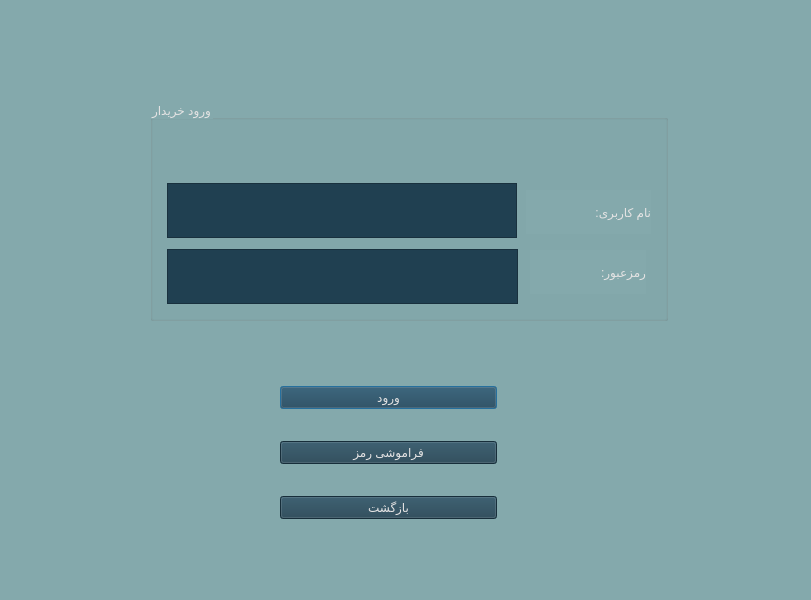
<?xml version="1.0" encoding="UTF-8"?>
<ui version="4.0">
 <class>LoginClient</class>
 <widget class="QDialog" name="LoginClient">
  <property name="geometry">
   <rect>
    <x>0</x>
    <y>0</y>
    <width>811</width>
    <height>600</height>
   </rect>
  </property>
  <property name="windowTitle">
   <string>Dialog</string>
  </property>
  <property name="styleSheet">
   <string notr="true">background-color: rgb(132, 169, 172);</string>
  </property>
  <widget class="QGroupBox" name="groupBox">
   <property name="geometry">
    <rect>
     <x>150</x>
     <y>100</y>
     <width>518</width>
     <height>221</height>
    </rect>
   </property>
   <property name="styleSheet">
    <string notr="true">color: rgb(228, 227, 227);
font: 20pt &quot;Lalezar&quot;;</string>
   </property>
   <property name="title">
    <string>ورود خریدار</string>
   </property>
   <widget class="QLabel" name="label">
    <property name="geometry">
     <rect>
      <x>376</x>
      <y>90</y>
      <width>125</width>
      <height>44</height>
     </rect>
    </property>
    <property name="styleSheet">
     <string notr="true">font: 14pt &quot;Lalezar&quot;;</string>
    </property>
    <property name="text">
     <string>نام کاربری:</string>
    </property>
   </widget>
   <widget class="QTextEdit" name="textEdit">
    <property name="geometry">
     <rect>
      <x>17</x>
      <y>83</y>
      <width>350</width>
      <height>55</height>
     </rect>
    </property>
    <property name="styleSheet">
     <string notr="true">background-color: rgb(32, 64, 81);
color: rgb(228, 227, 227);
font: 12pt &quot;Lalezar&quot;;</string>
    </property>
   </widget>
   <widget class="QLabel" name="label_2">
    <property name="geometry">
     <rect>
      <x>380</x>
      <y>150</y>
      <width>116</width>
      <height>44</height>
     </rect>
    </property>
    <property name="styleSheet">
     <string notr="true">font: 14pt &quot;Lalezar&quot;;</string>
    </property>
    <property name="text">
     <string>رمزعبور:</string>
    </property>
   </widget>
   <widget class="QTextEdit" name="textEdit_2">
    <property name="geometry">
     <rect>
      <x>17</x>
      <y>149</y>
      <width>351</width>
      <height>55</height>
     </rect>
    </property>
    <property name="styleSheet">
     <string notr="true">background-color: rgb(32, 64, 81);
color: rgb(228, 227, 227);
font: 12pt &quot;Lalezar&quot;;</string>
    </property>
   </widget>
  </widget>
  <widget class="QLabel" name="label_3">
   <property name="geometry">
    <rect>
     <x>620</x>
     <y>10</y>
     <width>172</width>
     <height>45</height>
    </rect>
   </property>
   <property name="styleSheet">
    <string notr="true">font: 20pt &quot;MS Shell Dlg 2&quot;;
color: rgb(105, 166, 161);</string>
   </property>
   <property name="text">
    <string/>
   </property>
   <property name="alignment">
    <set>Qt::AlignCenter</set>
   </property>
  </widget>
  <widget class="QWidget" name="layoutWidget">
   <property name="geometry">
    <rect>
     <x>280</x>
     <y>360</y>
     <width>217</width>
     <height>185</height>
    </rect>
   </property>
   <layout class="QVBoxLayout" name="verticalLayout_2">
    <item>
     <widget class="QPushButton" name="pushButton">
      <property name="styleSheet">
       <string notr="true">background-color: rgb(32, 64, 81);
color: rgb(228, 227, 227);
font: 12pt &quot;Lalezar&quot;;</string>
      </property>
      <property name="text">
       <string>ورود</string>
      </property>
     </widget>
    </item>
    <item>
     <widget class="QPushButton" name="pushButton_3">
      <property name="styleSheet">
       <string notr="true">background-color: rgb(32, 64, 81);
color: rgb(228, 227, 227);
font: 12pt &quot;Lalezar&quot;;</string>
      </property>
      <property name="text">
       <string>فراموشی رمز</string>
      </property>
     </widget>
    </item>
    <item>
     <widget class="QPushButton" name="pushButton_2">
      <property name="styleSheet">
       <string notr="true">background-color: rgb(32, 64, 81);
color: rgb(228, 227, 227);
font: 12pt &quot;Lalezar&quot;;</string>
      </property>
      <property name="text">
       <string>بازگشت</string>
      </property>
     </widget>
    </item>
   </layout>
  </widget>
 </widget>
 <resources/>
 <connections/>
</ui>
